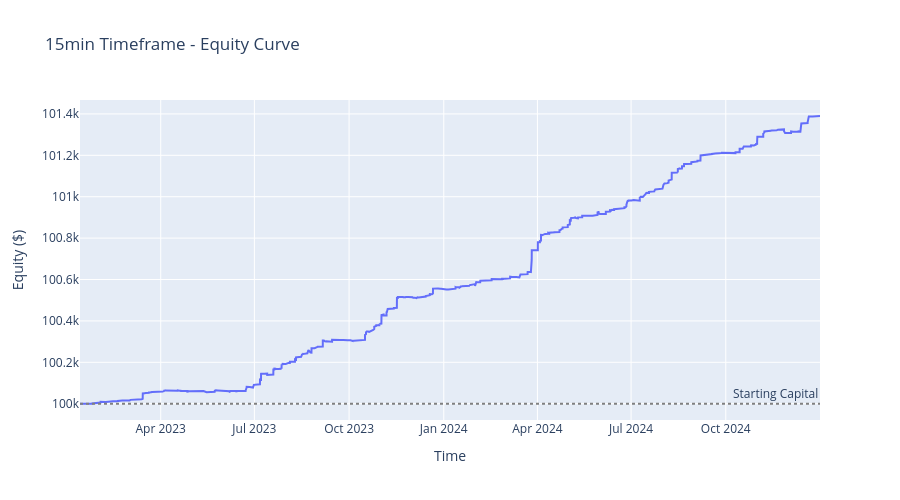

The cell this chart's notebook holds for it:
### Code cell
# Plot equity curve for 15min
if len(coint_15min) > 0 and len(trades_15min) > 0:
    fig = go.Figure()
    fig.add_trace(go.Scatter(
        x=equity_15min["timestamp"].to_list(),
        y=equity_15min["equity"].to_list(),
        name="Equity",
        line=dict(width=2),
    ))
    fig.add_hline(y=CONFIG["capital"], line_dash="dot", line_color="gray",
                  annotation_text="Starting Capital")
    fig.update_layout(
        title="15min Timeframe - Equity Curve",
        xaxis_title="Time",
        yaxis_title="Equity ($)",
        height=500,
    )
    fig.show()

### Figure 1 — Plotly figure (JSON) as saved in the notebook; plotly's stock layout.template omitted (floating-point values rounded to 4 significant figures; data arrays with more than 128 entries replaced by an {"elided": "..."} marker saying what was removed)
{"data": [{"line": {"width": 2}, "name": "Equity", "type": "scatter", "x": {"elided": "1251 str values"}, "y": {"elided": "1251 float values"}}], "layout": {"annotations": [{"showarrow": false, "text": "Starting Capital", "x": 1, "xanchor": "right", "xref": "x domain", "y": 100000, "yanchor": "bottom", "yref": "y"}], "height": 500, "shapes": [{"line": {"color": "gray", "dash": "dot"}, "type": "line", "x0": 0, "x1": 1, "xref": "x domain", "y0": 100000, "y1": 100000, "yref": "y"}], "title": {"text": "15min Timeframe - Equity Curve"}, "xaxis": {"title": {"text": "Time"}}, "yaxis": {"title": {"text": "Equity ($)"}}}}
